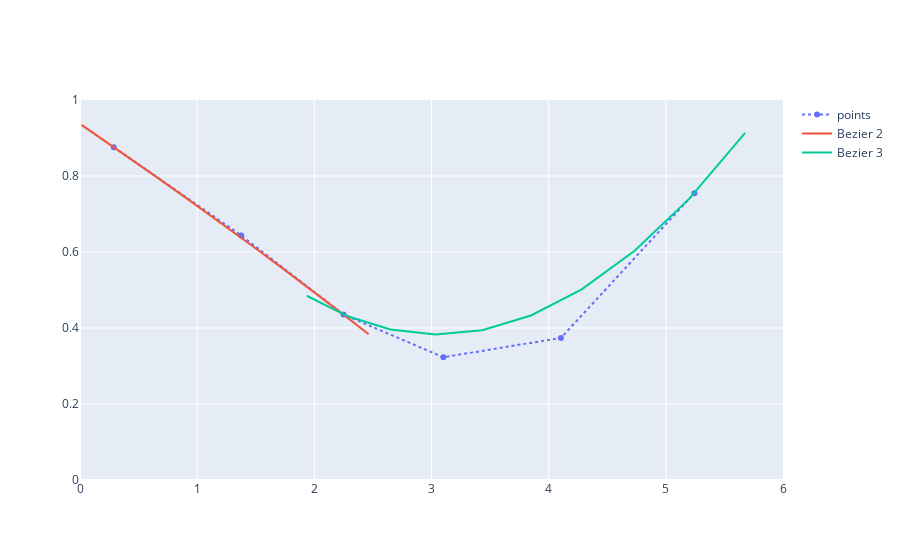

The code cell stored with this chart in its notebook:
### Markdown cell above
## Bezier curves

Piece-wise curve, interpolating edge control points, approximating interior control points. 
At its edges the curve is tangent to vectors $P_1 - P_0$ and $P_{d} - P_{d-1}$.

Equivalent to non-uniform B-spline with knot vector of 0 and 1 repeated $d$ times

### Construction

Recursive:

- $Q^{(1)}_i(t|P_0, P_1) = (1-t) P_0 + (t) P_1$ — linear: lerping between 2 points
- $Q^{(2)}_i(t|P_0, P_1, P_2) = (1-t) B^{(1)}(t|P_0, P_1) + (t) B^{(1)}(t|P_1, P_2)$ — cuadratic: lerping between lerped points
- $Q^{(3)}_i(t|P_0, P_1, P_2, P_3) = (1-t) B^{(2)}(t|P_0, P_1, P_2) + (t) B^{(2)}(t|P_1, P_2, P_3)$ — cubic: lerping between lerped^2 points

Polynomial:

$b^{(d)}_k(t) = \binom{d}{k} t^k (1-t)^{(d-k)}$ — Bernstein polynomial

$Q^{(d)}(t) = \sum\limits_{k=0}^{d} b^{(d)}_k(t)P_k$

Segments supproted by generally independent $d+1$ points $P_0 \cdots P_d$, with local $t \in [0, 1]$.

### Smoothness

Continuity depends on construction and relations of the points.

- $C^0$: $P_{i,d} = P_{i+1,0}$ — shared edge point
- $G^1$ (tangent): $\|P_{i,d} - P_{i,d-1}\| = \|P_{i+1,1} - P_{i+1,0}\|$ — edge vectors are aligned with a degreee of freedom 
- $C^1$ (speed): $P_{i,d} - P_{i,d-1} = P_{i+1,1} - P_{i+1,0}$ — edge vectors are mirrored, dependant P_1 and P_{d-1} 
- $G^2, C^2$ (curvature, accel): induces fail of local control (all points dependant)

### Matrices 

$Q^{(2)}(t) =
\begin{bmatrix} 1 & t & t^2 \end{bmatrix}
\begin{bmatrix} 
1 & 0 & 0 \\ 
-2 & 2 & 0 \\ 
1 & -2 & 1 \\ 
\end{bmatrix}
\begin{bmatrix} P_0 \\ P_1 \\ P_2 \end{bmatrix}
$

$Q^{(3)}(t) =
\begin{bmatrix} 1 & t & t^2 & t^3 \end{bmatrix}
\begin{bmatrix} 
1 & 0 & 0 & 0 \\  
-3 & 3 & 0 & 0 \\
3 & -6 & 3 & 0 \\
-1 & 3 & -3 & 1 \\
\end{bmatrix}
\begin{bmatrix} P_0 \\ P_1 \\ P_2 \\ P_3 \end{bmatrix}
$

### Code cell
npoints = 6
points = genpoints2dx(npoints)
tt = np.linspace(0-.125, 1.125, 10)

curve2, _ = spl.build_curve(spl.Bezier2, points[:3])
curve3, _ = spl.build_curve(spl.Bezier3, points[2:6])

pxx, pyy = points.T
c2xx, c2yy = curve2(tt).T
c3xx, c3yy = curve3(tt).T

go.Figure(
    [
        go.Scatter(x=pxx, y=pyy, mode="lines+markers", line=dict(dash="dot"), name="points"),
        go.Scatter(x=c2xx, y=c2yy, mode="lines", name="Bezier 2"),
        go.Scatter(x=c3xx, y=c3yy, mode="lines", name="Bezier 3"),
    ],
    layout=dict(yaxis=dict(range=(0, 1)), xaxis=dict(range=(0, npoints))),
)

### Figure 1 — Plotly figure (JSON) as saved in the notebook; plotly's stock layout.template omitted (floating-point values rounded to 4 significant figures)
{"data": [{"line": {"dash": "dot"}, "mode": "lines+markers", "name": "points", "type": "scatter", "x": [0.2882, 1.376, 2.249, 3.102, 4.105, 5.244], "y": [0.876, 0.6437, 0.4354, 0.323, 0.3738, 0.7547]}, {"mode": "lines", "name": "Bezier 2", "type": "scatter", "x": [0.01295, 0.3183, 0.6154, 0.9043, 1.185, 1.457, 1.721, 1.977, 2.224, 2.464], "y": [0.9344, 0.8695, 0.8055, 0.7425, 0.6804, 0.6192, 0.5589, 0.4996, 0.4412, 0.3837]}, {"mode": "lines", "name": "Bezier 3", "type": "scatter", "x": [1.936, 2.284, 2.65, 3.033, 3.433, 3.849, 4.282, 4.731, 5.196, 5.677], "y": [0.4849, 0.4308, 0.3959, 0.3829, 0.3943, 0.433, 0.5015, 0.6026, 0.739, 0.9133]}], "layout": {"xaxis": {"range": [0, 6]}, "yaxis": {"range": [0, 1]}}}
